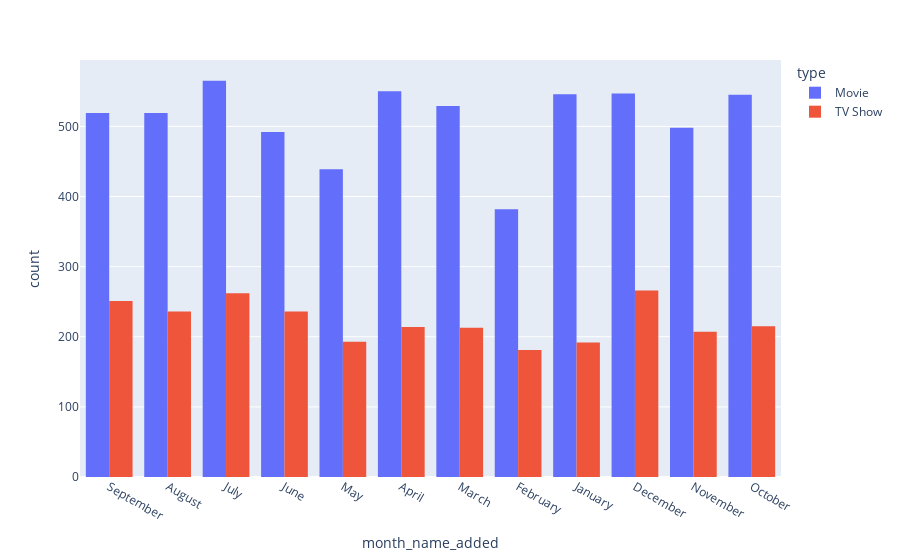

The notebook cell saved with this chart:
### Markdown cell above
### Busiest release months?

### Code cell
# find the busiest release months
df['date_added'] = pd.to_datetime(df['date_added'], format='mixed', errors='coerce')
df['month_added'] = df['date_added'].dt.month
df['month_name_added'] = df['date_added'].dt.month_name()

# plot with plotly
fig = px.histogram(df, x='month_name_added', color='type', barmode='group')
fig.show()

### Figure 1 — Plotly figure (JSON) as saved in the notebook; plotly's stock layout.template omitted (floating-point values rounded to 4 significant figures; data arrays with more than 128 entries replaced by an {"elided": "..."} marker saying what was removed)
{"data": [{"alignmentgroup": "True", "bingroup": "x", "hovertemplate": "type=Movie<br>month_name_added=%{x}<br>count=%{y}<extra></extra>", "legendgroup": "Movie", "marker": {"color": "#636efa", "pattern": {"shape": ""}}, "name": "Movie", "offsetgroup": "Movie", "orientation": "v", "showlegend": true, "type": "histogram", "x": {"elided": "6131 str values"}, "xaxis": "x", "yaxis": "y"}, {"alignmentgroup": "True", "bingroup": "x", "hovertemplate": "type=TV Show<br>month_name_added=%{x}<br>count=%{y}<extra></extra>", "legendgroup": "TV Show", "marker": {"color": "#EF553B", "pattern": {"shape": ""}}, "name": "TV Show", "offsetgroup": "TV Show", "orientation": "v", "showlegend": true, "type": "histogram", "x": {"elided": "2676 str values"}, "xaxis": "x", "yaxis": "y"}], "layout": {"barmode": "group", "legend": {"title": {"text": "type"}, "tracegroupgap": 0}, "margin": {"t": 60}, "xaxis": {"anchor": "y", "domain": [0, 1], "title": {"text": "month_name_added"}}, "yaxis": {"anchor": "x", "domain": [0, 1], "title": {"text": "count"}}}}
